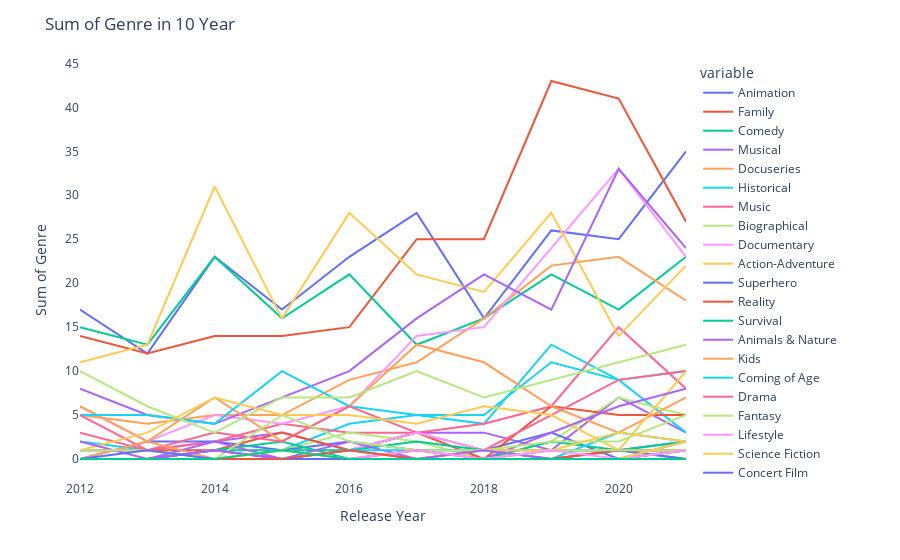

This figure's notebook cell:
### Code cell
#group by release year and find the average genre
dp.groupby('release_year').sum().reset_index()

#make graph of the average genre by release year just 10 years
fig = px.line(dp.groupby('release_year').sum().reset_index().iloc[-10:], x='release_year', y=dp.groupby('release_year').sum().reset_index().iloc[-10:].columns[1:])
fig.update_layout(title_text='Sum of Genre by Release Year')
#remove background
fig.update_layout(plot_bgcolor='rgba(0,0,0,0)')
#x axis name
fig.update_xaxes(title_text='Release Year')
#y axis name
fig.update_yaxes(title_text='Sum of Genre')
#title
fig.update_layout(title_text='Sum of Genre in 10 Year')
fig.show()

### Figure 1 — Plotly figure (JSON) as saved in the notebook; plotly's stock layout.template omitted (floating-point values rounded to 4 significant figures)
{"data": [{"hovertemplate": "variable=Animation<br>release_year=%{x}<br>value=%{y}<extra></extra>", "legendgroup": "Animation", "line": {"color": "#636efa", "dash": "solid"}, "marker": {"symbol": "circle"}, "mode": "lines", "name": "Animation", "orientation": "v", "showlegend": true, "type": "scatter", "x": [2012, 2013, 2014, 2015, 2016, 2017, 2018, 2019, 2020, 2021], "xaxis": "x", "y": [17, 12, 23, 17, 23, 28, 16, 26, 25, 35], "yaxis": "y"}, {"hovertemplate": "variable=Family<br>release_year=%{x}<br>value=%{y}<extra></extra>", "legendgroup": "Family", "line": {"color": "#EF553B", "dash": "solid"}, "marker": {"symbol": "circle"}, "mode": "lines", "name": "Family", "orientation": "v", "showlegend": true, "type": "scatter", "x": [2012, 2013, 2014, 2015, 2016, 2017, 2018, 2019, 2020, 2021], "xaxis": "x", "y": [14, 12, 14, 14, 15, 25, 25, 43, 41, 27], "yaxis": "y"}, {"hovertemplate": "variable=Comedy<br>release_year=%{x}<br>value=%{y}<extra></extra>", "legendgroup": "Comedy", "line": {"color": "#00cc96", "dash": "solid"}, "marker": {"symbol": "circle"}, "mode": "lines", "name": "Comedy", "orientation": "v", "showlegend": true, "type": "scatter", "x": [2012, 2013, 2014, 2015, 2016, 2017, 2018, 2019, 2020, 2021], "xaxis": "x", "y": [15, 13, 23, 16, 21, 13, 16, 21, 17, 23], "yaxis": "y"}, {"hovertemplate": "variable=Musical<br>release_year=%{x}<br>value=%{y}<extra></extra>", "legendgroup": "Musical", "line": {"color": "#ab63fa", "dash": "solid"}, "marker": {"symbol": "circle"}, "mode": "lines", "name": "Musical", "orientation": "v", "showlegend": true, "type": "scatter", "x": [2012, 2013, 2014, 2015, 2016, 2017, 2018, 2019, 2020, 2021], "xaxis": "x", "y": [1, 1, 2, 3, 1, 3, 3, 1, 7, 3], "yaxis": "y"}, {"hovertemplate": "variable=Docuseries<br>release_year=%{x}<br>value=%{y}<extra></extra>", "legendgroup": "Docuseries", "line": {"color": "#FFA15A", "dash": "solid"}, "marker": {"symbol": "circle"}, "mode": "lines", "name": "Docuseries", "orientation": "v", "showlegend": true, "type": "scatter", "x": [2012, 2013, 2014, 2015, 2016, 2017, 2018, 2019, 2020, 2021], "xaxis": "x", "y": [5, 4, 5, 5, 9, 11, 16, 22, 23, 18], "yaxis": "y"}, {"hovertemplate": "variable=Historical<br>release_year=%{x}<br>value=%{y}<extra></extra>", "legendgroup": "Historical", "line": {"color": "#19d3f3", "dash": "solid"}, "marker": {"symbol": "circle"}, "mode": "lines", "name": "Historical", "orientation": "v", "showlegend": true, "type": "scatter", "x": [2012, 2013, 2014, 2015, 2016, 2017, 2018, 2019, 2020, 2021], "xaxis": "x", "y": [2, 1, 0, 1, 4, 5, 4, 13, 9, 3], "yaxis": "y"}, {"hovertemplate": "variable=Music<br>release_year=%{x}<br>value=%{y}<extra></extra>", "legendgroup": "Music", "line": {"color": "#FF6692", "dash": "solid"}, "marker": {"symbol": "circle"}, "mode": "lines", "name": "Music", "orientation": "v", "showlegend": true, "type": "scatter", "x": [2012, 2013, 2014, 2015, 2016, 2017, 2018, 2019, 2020, 2021], "xaxis": "x", "y": [3, 1, 2, 4, 3, 3, 4, 6, 15, 8], "yaxis": "y"}, {"hovertemplate": "variable=Biographical<br>release_year=%{x}<br>value=%{y}<extra></extra>", "legendgroup": "Biographical", "line": {"color": "#B6E880", "dash": "solid"}, "marker": {"symbol": "circle"}, "mode": "lines", "name": "Biographical", "orientation": "v", "showlegend": true, "type": "scatter", "x": [2012, 2013, 2014, 2015, 2016, 2017, 2018, 2019, 2020, 2021], "xaxis": "x", "y": [1, 1, 0, 1, 3, 2, 0, 2, 7, 5], "yaxis": "y"}, {"hovertemplate": "variable=Documentary<br>release_year=%{x}<br>value=%{y}<extra></extra>", "legendgroup": "Documentary", "line": {"color": "#FF97FF", "dash": "solid"}, "marker": {"symbol": "circle"}, "mode": "lines", "name": "Documentary", "orientation": "v", "showlegend": true, "type": "scatter", "x": [2012, 2013, 2014, 2015, 2016, 2017, 2018, 2019, 2020, 2021], "xaxis": "x", "y": [6, 2, 5, 4, 6, 14, 15, 24, 33, 23], "yaxis": "y"}, {"hovertemplate": "variable=Action-Adventure<br>release_year=%{x}<br>value=%{y}<extra></extra>", "legendgroup": "Action-Adventure", "line": {"color": "#FECB52", "dash": "solid"}, "marker": {"symbol": "circle"}, "mode": "lines", "name": "Action-Adventure", "orientation": "v", "showlegend": true, "type": "scatter", "x": [2012, 2013, 2014, 2015, 2016, 2017, 2018, 2019, 2020, 2021], "xaxis": "x", "y": [11, 13, 31, 16, 28, 21, 19, 28, 14, 22], "yaxis": "y"}, {"hovertemplate": "variable=Superhero<br>release_year=%{x}<br>value=%{y}<extra></extra>", "legendgroup": "Superhero", "line": {"color": "#636efa", "dash": "solid"}, "marker": {"symbol": "circle"}, "mode": "lines", "name": "Superhero", "orientation": "v", "showlegend": true, "type": "scatter", "x": [2012, 2013, 2014, 2015, 2016, 2017, 2018, 2019, 2020, 2021], "xaxis": "x", "y": [0, 2, 2, 1, 2, 1, 1, 3, 0, 2], "yaxis": "y"}, {"hovertemplate": "variable=Reality<br>release_year=%{x}<br>value=%{y}<extra></extra>", "legendgroup": "Reality", "line": {"color": "#EF553B", "dash": "solid"}, "marker": {"symbol": "circle"}, "mode": "lines", "name": "Reality", "orientation": "v", "showlegend": true, "type": "scatter", "x": [2012, 2013, 2014, 2015, 2016, 2017, 2018, 2019, 2020, 2021], "xaxis": "x", "y": [1, 1, 1, 3, 1, 3, 0, 6, 5, 5], "yaxis": "y"}, {"hovertemplate": "variable=Survival<br>release_year=%{x}<br>value=%{y}<extra></extra>", "legendgroup": "Survival", "line": {"color": "#00cc96", "dash": "solid"}, "marker": {"symbol": "circle"}, "mode": "lines", "name": "Survival", "orientation": "v", "showlegend": true, "type": "scatter", "x": [2012, 2013, 2014, 2015, 2016, 2017, 2018, 2019, 2020, 2021], "xaxis": "x", "y": [0, 0, 1, 2, 0, 0, 0, 2, 1, 0], "yaxis": "y"}, {"hovertemplate": "variable=Animals & Nature<br>release_year=%{x}<br>value=%{y}<extra></extra>", "legendgroup": "Animals & Nature", "line": {"color": "#ab63fa", "dash": "solid"}, "marker": {"symbol": "circle"}, "mode": "lines", "name": "Animals & Nature", "orientation": "v", "showlegend": true, "type": "scatter", "x": [2012, 2013, 2014, 2015, 2016, 2017, 2018, 2019, 2020, 2021], "xaxis": "x", "y": [8, 5, 4, 7, 10, 16, 21, 17, 33, 24], "yaxis": "y"}, {"hovertemplate": "variable=Kids<br>release_year=%{x}<br>value=%{y}<extra></extra>", "legendgroup": "Kids", "line": {"color": "#FFA15A", "dash": "solid"}, "marker": {"symbol": "circle"}, "mode": "lines", "name": "Kids", "orientation": "v", "showlegend": true, "type": "scatter", "x": [2012, 2013, 2014, 2015, 2016, 2017, 2018, 2019, 2020, 2021], "xaxis": "x", "y": [6, 2, 7, 2, 6, 13, 11, 6, 3, 7], "yaxis": "y"}, {"hovertemplate": "variable=Coming of Age<br>release_year=%{x}<br>value=%{y}<extra></extra>", "legendgroup": "Coming of Age", "line": {"color": "#19d3f3", "dash": "solid"}, "marker": {"symbol": "circle"}, "mode": "lines", "name": "Coming of Age", "orientation": "v", "showlegend": true, "type": "scatter", "x": [2012, 2013, 2014, 2015, 2016, 2017, 2018, 2019, 2020, 2021], "xaxis": "x", "y": [5, 5, 4, 10, 6, 5, 5, 11, 9, 10], "yaxis": "y"}, {"hovertemplate": "variable=Drama<br>release_year=%{x}<br>value=%{y}<extra></extra>", "legendgroup": "Drama", "line": {"color": "#FF6692", "dash": "solid"}, "marker": {"symbol": "circle"}, "mode": "lines", "name": "Drama", "orientation": "v", "showlegend": true, "type": "scatter", "x": [2012, 2013, 2014, 2015, 2016, 2017, 2018, 2019, 2020, 2021], "xaxis": "x", "y": [5, 1, 3, 2, 6, 3, 1, 5, 9, 10], "yaxis": "y"}, {"hovertemplate": "variable=Fantasy<br>release_year=%{x}<br>value=%{y}<extra></extra>", "legendgroup": "Fantasy", "line": {"color": "#B6E880", "dash": "solid"}, "marker": {"symbol": "circle"}, "mode": "lines", "name": "Fantasy", "orientation": "v", "showlegend": true, "type": "scatter", "x": [2012, 2013, 2014, 2015, 2016, 2017, 2018, 2019, 2020, 2021], "xaxis": "x", "y": [10, 6, 3, 7, 7, 10, 7, 9, 11, 13], "yaxis": "y"}, {"hovertemplate": "variable=Lifestyle<br>release_year=%{x}<br>value=%{y}<extra></extra>", "legendgroup": "Lifestyle", "line": {"color": "#FF97FF", "dash": "solid"}, "marker": {"symbol": "circle"}, "mode": "lines", "name": "Lifestyle", "orientation": "v", "showlegend": true, "type": "scatter", "x": [2012, 2013, 2014, 2015, 2016, 2017, 2018, 2019, 2020, 2021], "xaxis": "x", "y": [0, 0, 0, 0, 1, 3, 1, 1, 1, 1], "yaxis": "y"}, {"hovertemplate": "variable=Science Fiction<br>release_year=%{x}<br>value=%{y}<extra></extra>", "legendgroup": "Science Fiction", "line": {"color": "#FECB52", "dash": "solid"}, "marker": {"symbol": "circle"}, "mode": "lines", "name": "Science Fiction", "orientation": "v", "showlegend": true, "type": "scatter", "x": [2012, 2013, 2014, 2015, 2016, 2017, 2018, 2019, 2020, 2021], "xaxis": "x", "y": [1, 3, 7, 5, 5, 4, 6, 5, 1, 10], "yaxis": "y"}, {"hovertemplate": "variable=Concert Film<br>release_year=%{x}<br>value=%{y}<extra></extra>", "legendgroup": "Concert Film", "line": {"color": "#636efa", "dash": "solid"}, "marker": {"symbol": "circle"}, "mode": "lines", "name": "Concert Film", "orientation": "v", "showlegend": true, "type": "scatter", "x": [2012, 2013, 2014, 2015, 2016, 2017, 2018, 2019, 2020, 2021], "xaxis": "x", "y": [0, 0, 0, 0, 1, 0, 0, 1, 1, 2], "yaxis": "y"}, {"hovertemplate": "variable=Crime<br>release_year=%{x}<br>value=%{y}<extra></extra>", "legendgroup": "Crime", "line": {"color": "#EF553B", "dash": "solid"}, "marker": {"symbol": "circle"}, "mode": "lines", "name": "Crime", "orientation": "v", "showlegend": true, "type": "scatter", "x": [2012, 2013, 2014, 2015, 2016, 2017, 2018, 2019, 2020, 2021], "xaxis": "x", "y": [0, 0, 0, 0, 0, 0, 1, 0, 1, 1], "yaxis": "y"}, {"hovertemplate": "variable=Sports<br>release_year=%{x}<br>value=%{y}<extra></extra>", "legendgroup": "Sports", "line": {"color": "#00cc96", "dash": "solid"}, "marker": {"symbol": "circle"}, "mode": "lines", "name": "Sports", "orientation": "v", "showlegend": true, "type": "scatter", "x": [2012, 2013, 2014, 2015, 2016, 2017, 2018, 2019, 2020, 2021], "xaxis": "x", "y": [0, 0, 1, 1, 1, 2, 1, 1, 1, 2], "yaxis": "y"}, {"hovertemplate": "variable=Anthology<br>release_year=%{x}<br>value=%{y}<extra></extra>", "legendgroup": "Anthology", "line": {"color": "#ab63fa", "dash": "solid"}, "marker": {"symbol": "circle"}, "mode": "lines", "name": "Anthology", "orientation": "v", "showlegend": true, "type": "scatter", "x": [2012, 2013, 2014, 2015, 2016, 2017, 2018, 2019, 2020, 2021], "xaxis": "x", "y": [2, 0, 2, 0, 2, 0, 0, 3, 6, 8], "yaxis": "y"}, {"hovertemplate": "variable=Medical<br>release_year=%{x}<br>value=%{y}<extra></extra>", "legendgroup": "Medical", "line": {"color": "#FFA15A", "dash": "solid"}, "marker": {"symbol": "circle"}, "mode": "lines", "name": "Medical", "orientation": "v", "showlegend": true, "type": "scatter", "x": [2012, 2013, 2014, 2015, 2016, 2017, 2018, 2019, 2020, 2021], "xaxis": "x", "y": [0, 2, 0, 0, 0, 0, 0, 1, 1, 1], "yaxis": "y"}, {"hovertemplate": "variable=Variety<br>release_year=%{x}<br>value=%{y}<extra></extra>", "legendgroup": "Variety", "line": {"color": "#19d3f3", "dash": "solid"}, "marker": {"symbol": "circle"}, "mode": "lines", "name": "Variety", "orientation": "v", "showlegend": true, "type": "scatter", "x": [2012, 2013, 2014, 2015, 2016, 2017, 2018, 2019, 2020, 2021], "xaxis": "x", "y": [0, 0, 0, 0, 1, 1, 1, 0, 3, 2], "yaxis": "y"}, {"hovertemplate": "variable=Spy/Espionage<br>release_year=%{x}<br>value=%{y}<extra></extra>", "legendgroup": "Spy/Espionage", "line": {"color": "#FF6692", "dash": "solid"}, "marker": {"symbol": "circle"}, "mode": "lines", "name": "Spy/Espionage", "orientation": "v", "showlegend": true, "type": "scatter", "x": [2012, 2013, 2014, 2015, 2016, 2017, 2018, 2019, 2020, 2021], "xaxis": "x", "y": [0, 0, 1, 0, 0, 0, 0, 0, 0, 1], "yaxis": "y"}, {"hovertemplate": "variable=Buddy<br>release_year=%{x}<br>value=%{y}<extra></extra>", "legendgroup": "Buddy", "line": {"color": "#B6E880", "dash": "solid"}, "marker": {"symbol": "circle"}, "mode": "lines", "name": "Buddy", "orientation": "v", "showlegend": true, "type": "scatter", "x": [2012, 2013, 2014, 2015, 2016, 2017, 2018, 2019, 2020, 2021], "xaxis": "x", "y": [1, 1, 0, 5, 2, 1, 1, 2, 2, 5], "yaxis": "y"}, {"hovertemplate": "variable=Parody<br>release_year=%{x}<br>value=%{y}<extra></extra>", "legendgroup": "Parody", "line": {"color": "#FF97FF", "dash": "solid"}, "marker": {"symbol": "circle"}, "mode": "lines", "name": "Parody", "orientation": "v", "showlegend": true, "type": "scatter", "x": [2012, 2013, 2014, 2015, 2016, 2017, 2018, 2019, 2020, 2021], "xaxis": "x", "y": [0, 0, 0, 0, 0, 1, 0, 0, 1, 1], "yaxis": "y"}, {"hovertemplate": "variable=Game Show / Competition<br>release_year=%{x}<br>value=%{y}<extra></extra>", "legendgroup": "Game Show / Competition", "line": {"color": "#FECB52", "dash": "solid"}, "marker": {"symbol": "circle"}, "mode": "lines", "name": "Game Show / Competition", "orientation": "v", "showlegend": true, "type": "scatter", "x": [2012, 2013, 2014, 2015, 2016, 2017, 2018, 2019, 2020, 2021], "xaxis": "x", "y": [0, 0, 0, 1, 0, 0, 1, 1, 3, 2], "yaxis": "y"}, {"hovertemplate": "variable=Romance<br>release_year=%{x}<br>value=%{y}<extra></extra>", "legendgroup": "Romance", "line": {"color": "#636efa", "dash": "solid"}, "marker": {"symbol": "circle"}, "mode": "lines", "name": "Romance", "orientation": "v", "showlegend": true, "type": "scatter", "x": [2012, 2013, 2014, 2015, 2016, 2017, 2018, 2019, 2020, 2021], "xaxis": "x", "y": [0, 0, 1, 0, 0, 0, 0, 0, 1, 0], "yaxis": "y"}, {"hovertemplate": "variable=Anime<br>release_year=%{x}<br>value=%{y}<extra></extra>", "legendgroup": "Anime", "line": {"color": "#EF553B", "dash": "solid"}, "marker": {"symbol": "circle"}, "mode": "lines", "name": "Anime", "orientation": "v", "showlegend": true, "type": "scatter", "x": [2012, 2013, 2014, 2015, 2016, 2017, 2018, 2019, 2020, 2021], "xaxis": "x", "y": [0, 0, 0, 0, 0, 1, 0, 0, 1, 1], "yaxis": "y"}, {"hovertemplate": "variable=Romantic Comedy<br>release_year=%{x}<br>value=%{y}<extra></extra>", "legendgroup": "Romantic Comedy", "line": {"color": "#00cc96", "dash": "solid"}, "marker": {"symbol": "circle"}, "mode": "lines", "name": "Romantic Comedy", "orientation": "v", "showlegend": true, "type": "scatter", "x": [2012, 2013, 2014, 2015, 2016, 2017, 2018, 2019, 2020, 2021], "xaxis": "x", "y": [0, 0, 0, 0, 0, 0, 0, 0, 0, 0], "yaxis": "y"}, {"hovertemplate": "variable=Thriller<br>release_year=%{x}<br>value=%{y}<extra></extra>", "legendgroup": "Thriller", "line": {"color": "#ab63fa", "dash": "solid"}, "marker": {"symbol": "circle"}, "mode": "lines", "name": "Thriller", "orientation": "v", "showlegend": true, "type": "scatter", "x": [2012, 2013, 2014, 2015, 2016, 2017, 2018, 2019, 2020, 2021], "xaxis": "x", "y": [0, 0, 1, 0, 0, 0, 1, 0, 0, 0], "yaxis": "y"}, {"hovertemplate": "variable=Police/Cop<br>release_year=%{x}<br>value=%{y}<extra></extra>", "legendgroup": "Police/Cop", "line": {"color": "#FFA15A", "dash": "solid"}, "marker": {"symbol": "circle"}, "mode": "lines", "name": "Police/Cop", "orientation": "v", "showlegend": true, "type": "scatter", "x": [2012, 2013, 2014, 2015, 2016, 2017, 2018, 2019, 2020, 2021], "xaxis": "x", "y": [0, 0, 0, 0, 0, 0, 0, 0, 0, 1], "yaxis": "y"}, {"hovertemplate": "variable=Talk Show<br>release_year=%{x}<br>value=%{y}<extra></extra>", "legendgroup": "Talk Show", "line": {"color": "#19d3f3", "dash": "solid"}, "marker": {"symbol": "circle"}, "mode": "lines", "name": "Talk Show", "orientation": "v", "showlegend": true, "type": "scatter", "x": [2012, 2013, 2014, 2015, 2016, 2017, 2018, 2019, 2020, 2021], "xaxis": "x", "y": [0, 0, 0, 0, 0, 0, 0, 0, 0, 1], "yaxis": "y"}, {"hovertemplate": "variable=Western<br>release_year=%{x}<br>value=%{y}<extra></extra>", "legendgroup": "Western", "line": {"color": "#FF6692", "dash": "solid"}, "marker": {"symbol": "circle"}, "mode": "lines", "name": "Western", "orientation": "v", "showlegend": true, "type": "scatter", "x": [2012, 2013, 2014, 2015, 2016, 2017, 2018, 2019, 2020, 2021], "xaxis": "x", "y": [0, 0, 0, 0, 0, 0, 0, 0, 0, 1], "yaxis": "y"}, {"hovertemplate": "variable=Dance<br>release_year=%{x}<br>value=%{y}<extra></extra>", "legendgroup": "Dance", "line": {"color": "#B6E880", "dash": "solid"}, "marker": {"symbol": "circle"}, "mode": "lines", "name": "Dance", "orientation": "v", "showlegend": true, "type": "scatter", "x": [2012, 2013, 2014, 2015, 2016, 2017, 2018, 2019, 2020, 2021], "xaxis": "x", "y": [0, 0, 0, 0, 0, 0, 0, 1, 1, 1], "yaxis": "y"}, {"hovertemplate": "variable=Series<br>release_year=%{x}<br>value=%{y}<extra></extra>", "legendgroup": "Series", "line": {"color": "#FF97FF", "dash": "solid"}, "marker": {"symbol": "circle"}, "mode": "lines", "name": "Series", "orientation": "v", "showlegend": true, "type": "scatter", "x": [2012, 2013, 2014, 2015, 2016, 2017, 2018, 2019, 2020, 2021], "xaxis": "x", "y": [0, 0, 0, 0, 0, 1, 0, 1, 0, 1], "yaxis": "y"}, {"hovertemplate": "variable=Mystery<br>release_year=%{x}<br>value=%{y}<extra></extra>", "legendgroup": "Mystery", "line": {"color": "#FECB52", "dash": "solid"}, "marker": {"symbol": "circle"}, "mode": "lines", "name": "Mystery", "orientation": "v", "showlegend": true, "type": "scatter", "x": [2012, 2013, 2014, 2015, 2016, 2017, 2018, 2019, 2020, 2021], "xaxis": "x", "y": [0, 0, 0, 1, 0, 0, 0, 0, 0, 2], "yaxis": "y"}, {"hovertemplate": "variable=Soap Opera / Melodrama<br>release_year=%{x}<br>value=%{y}<extra></extra>", "legendgroup": "Soap Opera / Melodrama", "line": {"color": "#636efa", "dash": "solid"}, "marker": {"symbol": "circle"}, "mode": "lines", "name": "Soap Opera / Melodrama", "orientation": "v", "showlegend": true, "type": "scatter", "x": [2012, 2013, 2014, 2015, 2016, 2017, 2018, 2019, 2020, 2021], "xaxis": "x", "y": [0, 1, 0, 0, 0, 0, 0, 0, 0, 0], "yaxis": "y"}, {"hovertemplate": "variable=Disaster<br>release_year=%{x}<br>value=%{y}<extra></extra>", "legendgroup": "Disaster", "line": {"color": "#EF553B", "dash": "solid"}, "marker": {"symbol": "circle"}, "mode": "lines", "name": "Disaster", "orientation": "v", "showlegend": true, "type": "scatter", "x": [2012, 2013, 2014, 2015, 2016, 2017, 2018, 2019, 2020, 2021], "xaxis": "x", "y": [0, 0, 0, 0, 1, 0, 0, 0, 0, 0], "yaxis": "y"}, {"hovertemplate": "variable=Travel<br>release_year=%{x}<br>value=%{y}<extra></extra>", "legendgroup": "Travel", "line": {"color": "#00cc96", "dash": "solid"}, "marker": {"symbol": "circle"}, "mode": "lines", "name": "Travel", "orientation": "v", "showlegend": true, "type": "scatter", "x": [2012, 2013, 2014, 2015, 2016, 2017, 2018, 2019, 2020, 2021], "xaxis": "x", "y": [0, 0, 0, 1, 0, 0, 0, 0, 0, 0], "yaxis": "y"}], "layout": {"legend": {"title": {"text": "variable"}, "tracegroupgap": 0}, "margin": {"t": 60}, "plot_bgcolor": "rgba(0,0,0,0)", "title": {"text": "Sum of Genre in 10 Year"}, "xaxis": {"anchor": "y", "domain": [0, 1], "title": {"text": "Release Year"}}, "yaxis": {"anchor": "x", "domain": [0, 1], "title": {"text": "Sum of Genre"}}}}
